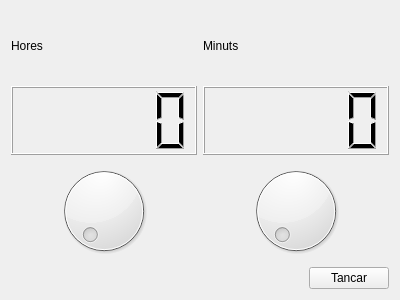
<?xml version="1.0" encoding="UTF-8"?>
<ui version="4.0">
 <class>MyForm</class>
 <widget class="QWidget" name="MyForm">
  <property name="geometry">
   <rect>
    <x>0</x>
    <y>0</y>
    <width>400</width>
    <height>300</height>
   </rect>
  </property>
  <property name="windowTitle">
   <string>Form</string>
  </property>
  <layout class="QHBoxLayout" name="horizontalLayout_3">
   <item>
    <layout class="QVBoxLayout" name="verticalLayout_3">
     <item>
      <layout class="QHBoxLayout" name="horizontalLayout">
       <item>
        <layout class="QVBoxLayout" name="verticalLayout">
         <item>
          <widget class="QLabel" name="label">
           <property name="text">
            <string>Hores</string>
           </property>
          </widget>
         </item>
         <item>
          <widget class="QLCDNumber" name="lcdNumber"/>
         </item>
         <item>
          <widget class="QDial" name="dial">
           <property name="maximum">
            <number>23</number>
           </property>
          </widget>
         </item>
        </layout>
       </item>
       <item>
        <layout class="QVBoxLayout" name="verticalLayout_2">
         <item>
          <widget class="QLabel" name="label_2">
           <property name="text">
            <string>Minuts</string>
           </property>
          </widget>
         </item>
         <item>
          <widget class="QLCDNumber" name="lcdNumber_2"/>
         </item>
         <item>
          <widget class="QDial" name="dial_2">
           <property name="maximum">
            <number>59</number>
           </property>
          </widget>
         </item>
        </layout>
       </item>
      </layout>
     </item>
     <item>
      <layout class="QHBoxLayout" name="horizontalLayout_2">
       <item>
        <spacer name="horizontalSpacer">
         <property name="orientation">
          <enum>Qt::Horizontal</enum>
         </property>
         <property name="sizeHint" stdset="0">
          <size>
           <width>128</width>
           <height>20</height>
          </size>
         </property>
        </spacer>
       </item>
       <item>
        <widget class="QPushButton" name="pushButton">
         <property name="text">
          <string>Tancar</string>
         </property>
        </widget>
       </item>
      </layout>
     </item>
    </layout>
   </item>
  </layout>
 </widget>
 <resources/>
 <connections>
  <connection>
   <sender>dial_2</sender>
   <signal>sliderMoved(int)</signal>
   <receiver>lcdNumber_2</receiver>
   <slot>display(int)</slot>
   <hints>
    <hint type="sourcelabel">
     <x>293</x>
     <y>91</y>
    </hint>
    <hint type="destinationlabel">
     <x>293</x>
     <y>52</y>
    </hint>
   </hints>
  </connection>
  <connection>
   <sender>dial</sender>
   <signal>sliderMoved(int)</signal>
   <receiver>lcdNumber</receiver>
   <slot>display(int)</slot>
   <hints>
    <hint type="sourcelabel">
     <x>125</x>
     <y>110</y>
    </hint>
    <hint type="destinationlabel">
     <x>129</x>
     <y>47</y>
    </hint>
   </hints>
  </connection>
  <connection>
   <sender>pushButton</sender>
   <signal>clicked()</signal>
   <receiver>MyForm</receiver>
   <slot>close()</slot>
   <hints>
    <hint type="sourcelabel">
     <x>321</x>
     <y>227</y>
    </hint>
    <hint type="destinationlabel">
     <x>381</x>
     <y>180</y>
    </hint>
   </hints>
  </connection>
 </connections>
</ui>
